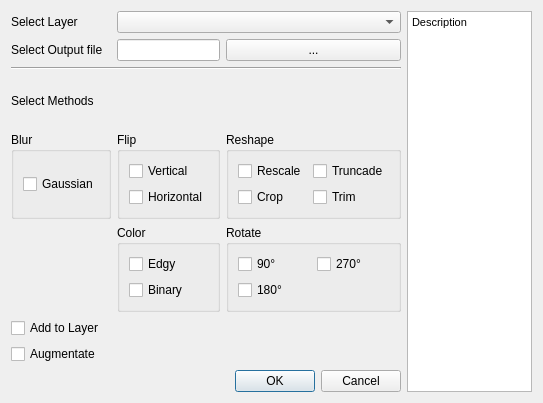
<?xml version="1.0" encoding="UTF-8"?>
<ui version="4.0">
 <class>basicdataaugmentationDialogBase</class>
 <widget class="QDialog" name="basicdataaugmentationDialogBase">
  <property name="geometry">
   <rect>
    <x>0</x>
    <y>0</y>
    <width>543</width>
    <height>403</height>
   </rect>
  </property>
  <property name="windowTitle">
   <string>Basic Data Augmentation</string>
  </property>
  <layout class="QGridLayout" name="gridLayout_3">
   <item row="4" column="2">
    <widget class="QGroupBox" name="groupBox_2">
     <property name="title">
      <string>Reshape</string>
     </property>
     <layout class="QGridLayout" name="gridLayout_7">
      <item row="0" column="0">
       <widget class="QCheckBox" name="checkBox_7">
        <property name="text">
         <string>Rescale</string>
        </property>
       </widget>
      </item>
      <item row="0" column="1">
       <widget class="QCheckBox" name="checkBox_10">
        <property name="text">
         <string>Truncade</string>
        </property>
       </widget>
      </item>
      <item row="1" column="0">
       <widget class="QCheckBox" name="checkBox_8">
        <property name="text">
         <string>Crop</string>
        </property>
       </widget>
      </item>
      <item row="1" column="1">
       <widget class="QCheckBox" name="checkBox_9">
        <property name="text">
         <string>Trim</string>
        </property>
       </widget>
      </item>
     </layout>
    </widget>
   </item>
   <item row="5" column="1">
    <widget class="QGroupBox" name="groupBox_4">
     <property name="title">
      <string>Color</string>
     </property>
     <layout class="QGridLayout" name="gridLayout">
      <item row="0" column="0">
       <widget class="QCheckBox" name="checkBox_12">
        <property name="text">
         <string>Edgy</string>
        </property>
       </widget>
      </item>
      <item row="1" column="0">
       <widget class="QCheckBox" name="checkBox_11">
        <property name="text">
         <string>Binary</string>
        </property>
       </widget>
      </item>
     </layout>
    </widget>
   </item>
   <item row="5" column="2">
    <widget class="QGroupBox" name="groupBox">
     <property name="title">
      <string>Rotate</string>
     </property>
     <layout class="QGridLayout" name="gridLayout_5">
      <item row="1" column="0">
       <widget class="QCheckBox" name="checkBox_2">
        <property name="text">
         <string>180°</string>
        </property>
       </widget>
      </item>
      <item row="0" column="0">
       <widget class="QCheckBox" name="checkBox">
        <property name="text">
         <string>90°</string>
        </property>
       </widget>
      </item>
      <item row="0" column="1">
       <widget class="QCheckBox" name="checkBox_3">
        <property name="text">
         <string>270°</string>
        </property>
       </widget>
      </item>
     </layout>
    </widget>
   </item>
   <item row="4" column="1">
    <widget class="QGroupBox" name="groupBox_3">
     <property name="title">
      <string>Flip</string>
     </property>
     <layout class="QGridLayout" name="gridLayout_4">
      <item row="0" column="0">
       <widget class="QCheckBox" name="checkBox_4">
        <property name="text">
         <string>Vertical</string>
        </property>
       </widget>
      </item>
      <item row="1" column="0">
       <widget class="QCheckBox" name="checkBox_5">
        <property name="text">
         <string>Horizontal</string>
        </property>
       </widget>
      </item>
     </layout>
    </widget>
   </item>
   <item row="4" column="0">
    <widget class="QGroupBox" name="groupBox_5">
     <property name="title">
      <string>Blur</string>
     </property>
     <layout class="QGridLayout" name="gridLayout_2">
      <item row="0" column="0">
       <widget class="QCheckBox" name="checkBox_6">
        <property name="text">
         <string>Gaussian</string>
        </property>
       </widget>
      </item>
     </layout>
    </widget>
   </item>
   <item row="1" column="1">
    <widget class="QLineEdit" name="lineEdit"/>
   </item>
   <item row="8" column="2">
    <widget class="QDialogButtonBox" name="button_box">
     <property name="orientation">
      <enum>Qt::Horizontal</enum>
     </property>
     <property name="standardButtons">
      <set>QDialogButtonBox::Cancel|QDialogButtonBox::Ok</set>
     </property>
    </widget>
   </item>
   <item row="0" column="0">
    <widget class="QLabel" name="label">
     <property name="text">
      <string>Select Layer</string>
     </property>
    </widget>
   </item>
   <item row="2" column="0" colspan="3">
    <widget class="Line" name="line">
     <property name="orientation">
      <enum>Qt::Horizontal</enum>
     </property>
    </widget>
   </item>
   <item row="0" column="3" rowspan="9">
    <widget class="QTextEdit" name="textEdit">
     <property name="html">
      <string>&lt;!DOCTYPE HTML PUBLIC &quot;-//W3C//DTD HTML 4.0//EN&quot; &quot;http://www.w3.org/TR/REC-html40/strict.dtd&quot;&gt;
&lt;html&gt;&lt;head&gt;&lt;meta name=&quot;qrichtext&quot; content=&quot;1&quot; /&gt;&lt;style type=&quot;text/css&quot;&gt;
p, li { white-space: pre-wrap; }
&lt;/style&gt;&lt;/head&gt;&lt;body style=&quot; font-family:'Ubuntu'; font-size:11pt; font-weight:400; font-style:normal;&quot;&gt;
&lt;p style=&quot; margin-top:0px; margin-bottom:0px; margin-left:0px; margin-right:0px; -qt-block-indent:0; text-indent:0px;&quot;&gt;&lt;span style=&quot; font-family:'MS Shell Dlg 2'; font-size:8.25pt;&quot;&gt;Description&lt;/span&gt;&lt;/p&gt;
&lt;p style=&quot;-qt-paragraph-type:empty; margin-top:0px; margin-bottom:0px; margin-left:0px; margin-right:0px; -qt-block-indent:0; text-indent:0px; font-family:'MS Shell Dlg 2'; font-size:8.25pt;&quot;&gt;&lt;br /&gt;&lt;/p&gt;&lt;/body&gt;&lt;/html&gt;</string>
     </property>
    </widget>
   </item>
   <item row="1" column="0">
    <widget class="QLabel" name="label_2">
     <property name="text">
      <string>Select Output file</string>
     </property>
    </widget>
   </item>
   <item row="6" column="0">
    <widget class="QCheckBox" name="checkBox_14">
     <property name="text">
      <string>Add to Layer</string>
     </property>
    </widget>
   </item>
   <item row="7" column="0">
    <widget class="QCheckBox" name="checkBox_13">
     <property name="text">
      <string>Augmentate</string>
     </property>
    </widget>
   </item>
   <item row="3" column="0">
    <widget class="QLabel" name="label_3">
     <property name="text">
      <string>Select Methods</string>
     </property>
    </widget>
   </item>
   <item row="1" column="2">
    <widget class="QPushButton" name="pushButton">
     <property name="text">
      <string>...</string>
     </property>
    </widget>
   </item>
   <item row="0" column="1" colspan="2">
    <widget class="QComboBox" name="comboBox"/>
   </item>
  </layout>
 </widget>
 <resources/>
 <connections>
  <connection>
   <sender>button_box</sender>
   <signal>accepted()</signal>
   <receiver>basicdataaugmentationDialogBase</receiver>
   <slot>accept()</slot>
   <hints>
    <hint type="sourcelabel">
     <x>20</x>
     <y>20</y>
    </hint>
    <hint type="destinationlabel">
     <x>20</x>
     <y>20</y>
    </hint>
   </hints>
  </connection>
  <connection>
   <sender>button_box</sender>
   <signal>rejected()</signal>
   <receiver>basicdataaugmentationDialogBase</receiver>
   <slot>reject()</slot>
   <hints>
    <hint type="sourcelabel">
     <x>20</x>
     <y>20</y>
    </hint>
    <hint type="destinationlabel">
     <x>20</x>
     <y>20</y>
    </hint>
   </hints>
  </connection>
 </connections>
</ui>
